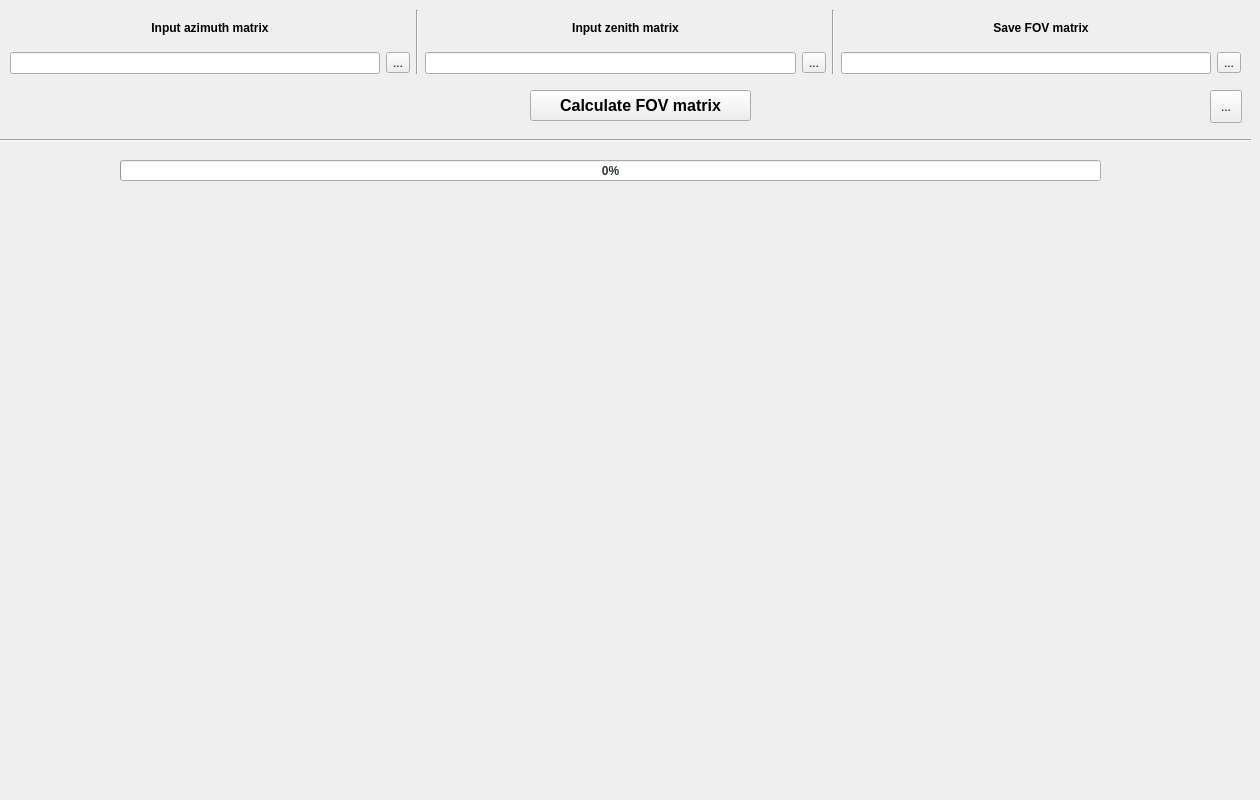
                <widget class="QWidget" name="fov">
                    <attribute name="title">
                        <string>Calculate FOV matrix</string>
                    </attribute>
                    <widget class="QWidget" name="horizontalLayoutWidget_6">
                        <property name="geometry">
                            <rect>
                                <x>10</x>
                                <y>10</y>
                                <width>1231</width>
                                <height>64</height>
                            </rect>
                        </property>
                        <layout class="QHBoxLayout" name="horizontalLayout_10">
                            <item>
                                <layout class="QVBoxLayout" name="verticalLayout_20">
                                    <item>
                                        <widget class="QLabel" name="label_8">
                                            <property name="font">
                                                <font>
                                                    <weight>75</weight>
                                                    <bold>true</bold>
                                                </font>
                                            </property>
                                            <property name="text">
                                                <string>Input azimuth matrix</string>
                                            </property>
                                            <property name="alignment">
                                                <set>Qt::AlignCenter</set>
                                            </property>
                                        </widget>
                                    </item>
                                    <item>
                                        <layout class="QHBoxLayout" name="horizontalLayout_12">
                                            <item>
                                                <widget class="QLineEdit" name="input_azimut_fov"/>
                                            </item>
                                            <item>
                                                <widget class="QToolButton" name="input_azimut_btn">
                                                    <property name="text">
                                                        <string>...</string>
                                                    </property>
                                                </widget>
                                            </item>
                                        </layout>
                                    </item>
                                </layout>
                            </item>
                            <item>
                                <widget class="Line" name="line_16">
                                    <property name="orientation">
                                        <enum>Qt::Vertical</enum>
                                    </property>
                                </widget>
                            </item>
                            <item>
                                <layout class="QVBoxLayout" name="verticalLayout_21">
                                    <item>
                                        <widget class="QLabel" name="label_9">
                                            <property name="font">
                                                <font>
                                                    <weight>75</weight>
                                                    <bold>true</bold>
                                                </font>
                                            </property>
                                            <property name="text">
                                                <string>Input zenith matrix</string>
                                            </property>
                                            <property name="alignment">
                                                <set>Qt::AlignCenter</set>
                                            </property>
                                        </widget>
                                    </item>
                                    <item>
                                        <layout class="QHBoxLayout" name="horizontalLayout_13">
                                            <item>
                                                <widget class="QLineEdit" name="input_zenit_fov"/>
                                            </item>
                                            <item>
                                                <widget class="QToolButton" name="input_zenit_btn">
                                                    <property name="text">
                                                        <string>...</string>
                                                    </property>
                                                </widget>
                                            </item>
                                        </layout>
                                    </item>
                                </layout>
                            </item>
                            <item>
                                <widget class="Line" name="line_17">
                                    <property name="orientation">
                                        <enum>Qt::Vertical</enum>
                                    </property>
                                </widget>
                            </item>
                            <item>
                                <layout class="QVBoxLayout" name="verticalLayout_19">
                                    <item>
                                        <widget class="QLabel" name="label_input_files_2">
                                            <property name="font">
                                                <font>
                                                    <weight>75</weight>
                                                    <bold>true</bold>
                                                </font>
                                            </property>
                                            <property name="text">
                                                <string>Save FOV matrix</string>
                                            </property>
                                            <property name="alignment">
                                                <set>Qt::AlignCenter</set>
                                            </property>
                                        </widget>
                                    </item>
                                    <item>
                                        <layout class="QHBoxLayout" name="horizontalLayout_11">
                                            <item>
                                                <widget class="QLineEdit" name="save_fov"/>
                                            </item>
                                            <item>
                                                <widget class="QToolButton" name="save_fov_btn">
                                                    <property name="text">
                                                        <string>...</string>
                                                    </property>
                                                </widget>
                                            </item>
                                        </layout>
                                    </item>
                                </layout>
                            </item>
                        </layout>
                    </widget>
                    <widget class="QPushButton" name="calculate_fov_btn">
                        <property name="geometry">
                            <rect>
                                <x>530</x>
                                <y>90</y>
                                <width>221</width>
                                <height>31</height>
                            </rect>
                        </property>
                        <property name="font">
                            <font>
                                <pointsize>12</pointsize>
                                <weight>75</weight>
                                <bold>true</bold>
                            </font>
                        </property>
                        <property name="text">
                            <string>Calculate FOV matrix</string>
                        </property>
                    </widget>
                    <widget class="Line" name="line_11">
                        <property name="geometry">
                            <rect>
                                <x>0</x>
                                <y>130</y>
                                <width>1251</width>
                                <height>20</height>
                            </rect>
                        </property>
                        <property name="orientation">
                            <enum>Qt::Horizontal</enum>
                        </property>
                    </widget>
                    <widget class="QProgressBar" name="progressBar_fov">
                        <property name="geometry">
                            <rect>
                                <x>120</x>
                                <y>160</y>
                                <width>981</width>
                                <height>21</height>
                            </rect>
                        </property>
                        <property name="font">
                            <font>
                                <weight>75</weight>
                                <bold>true</bold>
                            </font>
                        </property>
                        <property name="styleSheet">
                            <string notr="true">color: rgb(46, 52, 54)</string>
                        </property>
                        <property name="value">
                            <number>0</number>
                        </property>
                    </widget>
                    <widget class="QLabel" name="fov_matrix_plot">
                        <property name="geometry">
                            <rect>
                                <x>240</x>
                                <y>210</y>
                                <width>821</width>
                                <height>581</height>
                            </rect>
                        </property>
                        <property name="text">
                            <string/>
                        </property>
                    </widget>
                    <widget class="QLabel" name="remaing">
                        <property name="geometry">
                            <rect>
                                <x>520</x>
                                <y>180</y>
                                <width>241</width>
                                <height>17</height>
                            </rect>
                        </property>
                        <property name="text">
                            <string/>
                        </property>
                    </widget>
                    <widget class="QToolButton" name="help_fov">
                        <property name="geometry">
                            <rect>
                                <x>1210</x>
                                <y>90</y>
                                <width>32</width>
                                <height>33</height>
                            </rect>
                        </property>
                        <property name="text">
                            <string>...</string>
                        </property>
                        <property name="icon">
                            <iconset resource="../img/resource.qrc">
                                <normaloff>:/img/ico_help.png</normaloff>:/img/ico_help.png
                            </iconset>
                        </property>
                        <property name="iconSize">
                            <size>
                                <width>28</width>
                                <height>28</height>
                            </size>
                        </property>
                    </widget>
                </widget>
